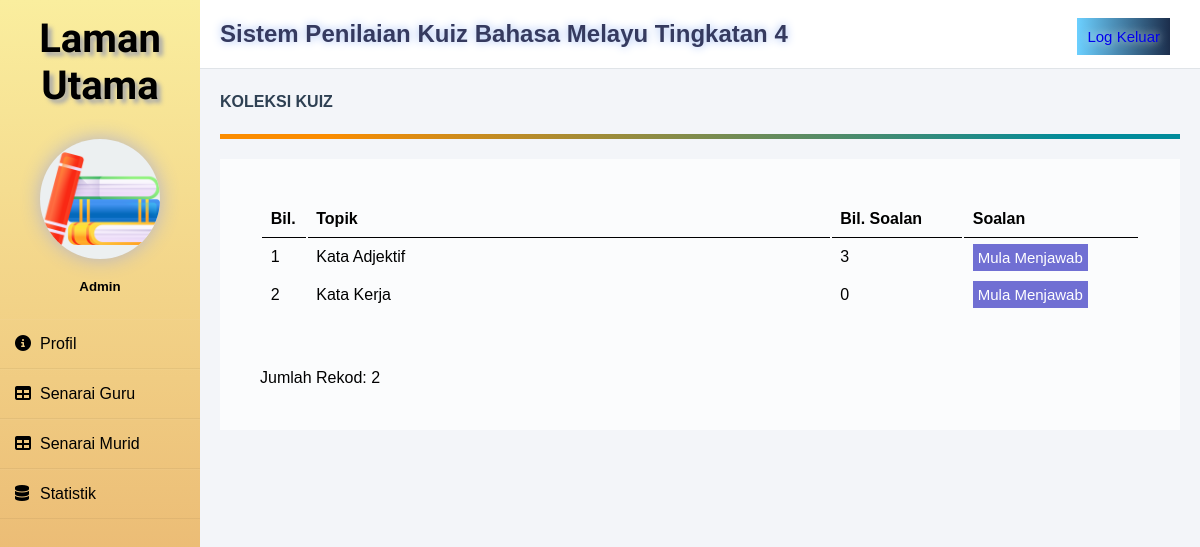
The app's page /koleksikuizmurid.php (signed in) with its own data.
### tables this page shows
CREATE TABLE `topik` (
  `idtopik` varchar(10) NOT NULL,
  `topik` varchar(30) NOT NULL,
  `idpengguna` varchar(10) NOT NULL
);

### koleksikuizmurid.php (the view, shortened to what this page needs)
<?php
require 'connect.php';
include('template/sidebar.php');
?>
<head>
    <link rel="stylesheet" href="css/koleksikuizmuridstyle.css?v=<?php echo time(); ?>">
</head>
        <div class="space">
            <div class="header">
                <h2>Sistem Penilaian Kuiz Bahasa Melayu Tingkatan 4</h2>
                <div class="logoutbutton"><a href="logout.php">Log Keluar</a></div>
            </div>
            <div class="maincontent">
                <div class="title">KOLEKSI KUIZ</div>
                <div class="separator"></div>
                <div class="detailbox">
                    <table class="koleksikuiz" autowidth="false">
                        <thead>
                            <tr>
                                <th style="width: 5%;">Bil.</th>
                                <th style="width: 60%;">Topik</th>
                                <th style="width: 15%;">Bil. Soalan</th>
                                <th style="width: 20%;">Soalan</th>
                            </tr>
                        </thead>
                        <?php
                            $bil = 1;
                            $querytopik = mysqli_query($conn, "SELECT * FROM topik");
                            while ($rowtopik = mysqli_fetch_array($querytopik)){
                                $idtopik = $rowtopik['idtopik'];
                                $databil = mysqli_query($conn, "SELECT nosoal FROM soalan WHERE idtopik='$idtopik'");
                                $getbil = mysqli_num_rows($databil);
                        ?>
                            <tr>
                                <td><?php echo $bil++;?></td>
                                <td><?php echo $rowtopik['topik'];?></td>
                                <td><?php echo $getbil;?></td>
                                <td>
                                    <a href="lamanjawabsoalan.php?idtopik=<?php echo $rowtopik['idtopik']; ?>" class="jawabsoalan">Mula Menjawab</a>
                                </td>
                            </tr>
                        <?php } ?>
                    </table>
                        <br><br>Jumlah Rekod: <?php echo $bil-1;?><br>
                    </div>
            </div>
        </div>
</body>
</html>

### template/sidebar.css (style rules this page uses)
* { margin: 0; padding: 0; box-sizing: border-box; list-style: none; font-family: Verdana, Geneva, Tahoma, sans-serif; }
body { margin: 0; padding: 0; background: #f3f5f9; }

### css/koleksikuizmuridstyle.css (style rules this page uses)
* { margin: 0; padding: 0; box-sizing: border-box; list-style: none; font-family: Verdana, Geneva, Tahoma, sans-serif; }
body { margin: 0; padding: 0; background: #f3f5f9; }
.space { width: 100%; margin-left: 200px; }
.header { padding: 20px; background: #fff; color: #000000; border-bottom: 1px solid #e0e4e8; }
.header h2 { color: #353A5F; text-shadow: 0 0 10px #9EBAF3; }
.logoutbutton { padding: 10px; background-image: linear-gradient(90deg,#6CD0FF,#1C2E4C); text-shadow: 0 0 10px #fff; float: right; margin-top: -30px; margin-right: 10px; font-size: 15px; color: #fff; }
a { text-decoration: none; }
.maincontent { margin: 20px; color: #000000; line-height: 25px; }
.maincontent div { margin-bottom: 20px; }
.title { font-weight: bold; color: #2E4053; }
.separator { height: 5px; background-image: linear-gradient(108.9deg, rgba(251,140,0,1) 11.2%, rgba(0,139,155,1) 88.9%); }
.detailbox { position: relative; background: #fff; background-color: rgba(255, 255, 255, 0.7); padding: 40px; }
.koleksikuiz { width: 100%; table-layout: auto; }
table tr th { border-bottom: 1px solid black; padding: 1%; text-align: left; }
table tr td { padding: 1%; }
.jawabsoalan { background-color: #706fd3; padding: 5px; color: white; text-decoration: none; font-size: 15px; }

### records on screen
topik: topik "Kata Adjektif", getbil "3"
topik: topik "Kata Kerja", getbil "0"

### other values on screen
$bil-1 "2"
